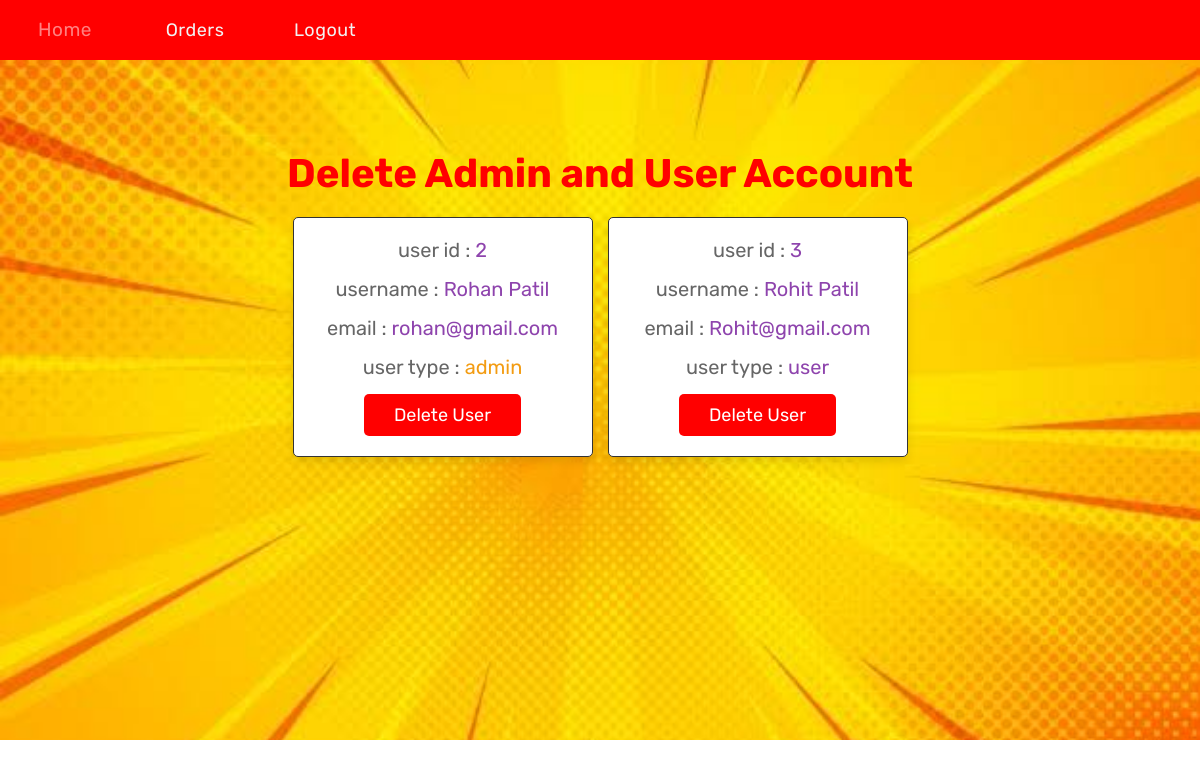
Screenshot of /admin_users.php (signed in) with the database file from the repository.
### tables this page shows
CREATE TABLE `users` (
  `id` int(100) NOT NULL,
  `name` varchar(100) NOT NULL,
  `email` varchar(100) NOT NULL,
  `password` varchar(100) NOT NULL,
  `user_type` varchar(20) NOT NULL DEFAULT 'user'
);

### admin_users.php (the view, shortened to what this page needs)
<?php
include 'config.php';
?>
<!DOCTYPE html>
<html lang="en">
<head>
   <link rel="stylesheet" href="https://cdnjs.cloudflare.com/ajax/libs/font-awesome/6.0.0/css/all.min.css">
</head>
<body>
     <nav class="menu">
        <ul>
            <li>
                 <a href="admin_page.php">Home </a>
            </li>
            <li>
                <a href="admin_orders.php">Orders</a>
            </li>
            <li>
                <a href="logout.php">Logout</a>
            </li>
        </ul>
        </nav>
        <div class="header">
        <br><br><br><br><br>
<section class="users">
   <h1 class="title">Delete Admin and User Account </h1>
   <div class="box-container">
      <?php
         $select_users = mysqli_query($conn, "SELECT * FROM `users`") or die('query failed');
         while($fetch_users = mysqli_fetch_assoc($select_users)){
      ?>
      <div class="box">
         <p> user id : <span><?php echo $fetch_users['id']; ?></span> </p>
         <p> username : <span><?php echo $fetch_users['name']; ?></span> </p>
         <p> email : <span><?php echo $fetch_users['email']; ?></span> </p>
         <p> user type : <span style="color:<?php if($fetch_users['user_type'] == 'admin'){ echo 'var(--orange)'; } ?>"><?php echo $fetch_users['user_type']; ?></span> </p>
         <a href="admin_users.php?delete=<?php echo $fetch_users['id']; ?>" onclick="return confirm('delete this user?');" class="delete-btn">delete user</a>
      </div>
      <?php
         };
      ?>
   </div>
</section>
</body>
</html>

### admin_users.php (style rules this page uses)
:root { --purple:#8e44ad; --red:#c0392b; --orange:#f39c12; --black:#333; --white:#fff; --light-color:#666; --light-white:#ccc; --light-bg:#f5f5f5; --border:.1rem solid var(--black); --box-shadow:0 .5rem 1rem rgba(0,0,0,.1); }
* { font-family: 'Rubik', sans-serif; margin:0; padding:0; box-sizing: border-box; outline: none; border:none; text-decoration: none; transition:all .2s linear; }
html { font-size: 62.5%; overflow-x: hidden; }
section { padding:3rem 2rem; }
.title { text-align: center; margin-bottom: 2rem; color:red; font-size: 4rem; }
.btn, .option-btn, .delete-btn, .white-btn { display: inline-block; margin-top: 1rem; padding:1rem 3rem; cursor: pointer; color:var(--white); font-size: 1.8rem; border-radius: .5rem; text-transform: capitalize; }
.delete-btn { background-color:red; }
.users .box-container { display: grid; grid-template-columns: repeat(auto-fit, 30rem); justify-content: center; gap:1.5rem; max-width: 1200px; margin:0 auto; align-items: flex-start; }
.users .box-container .box { background-color: var(--white); padding:2rem; border:var(--border); box-shadow: var(--box-shadow); border-radius: .5rem; text-align: center; }
.users .box-container .box p { padding-bottom: 1.5rem; font-size: 2rem; color:var(--light-color); }
.users .box-container .box p span { color:var(--purple); }
.users .box-container .box .delete-btn { margin-top: 0; }
.menu { width: 100%; background: red; overflow: auto; }
.menu ul { margin: 0; padding: 0; list-style: none; line-height: 60px; }
.menu li { float: left; }
.menu ul li a { background: red; text-decoration: none; width: 130px; display: block; text-align: center; color: #f2f2f2; font-size: 18px; letter-spacing: 0.5px; }
.header { background-image: url(yellow.jpg); height: 680px; background-color: black; background-position: center; background-repeat: no-repeat; background-size: cover }

### rows the page displays
users: id "2", name "Rohan Patil", email "rohan@gmail.com", user_type "admin"
users: id "3", name "Rohit Patil", email "Rohit@gmail.com", user_type "user"
